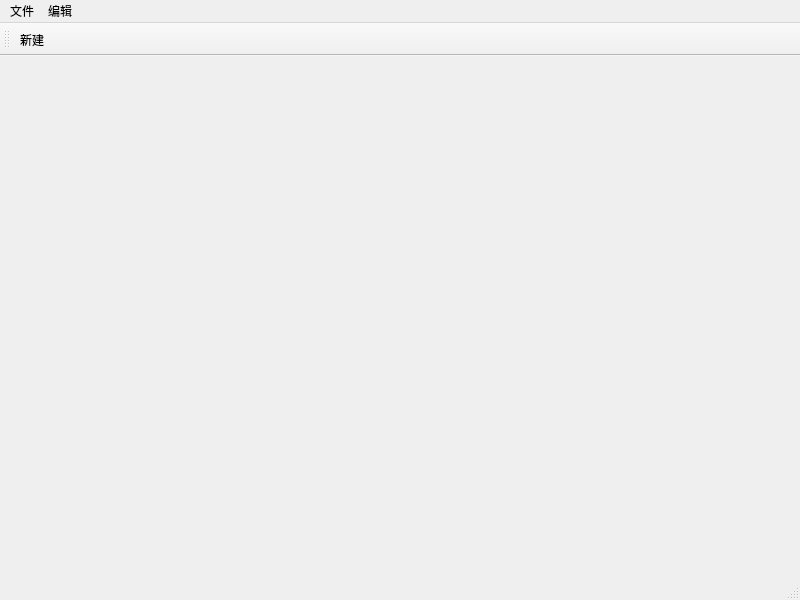
<?xml version="1.0" encoding="UTF-8"?>
<ui version="4.0">
 <class>MainWindow</class>
 <widget class="QMainWindow" name="MainWindow">
  <property name="geometry">
   <rect>
    <x>0</x>
    <y>0</y>
    <width>800</width>
    <height>600</height>
   </rect>
  </property>
  <property name="windowTitle">
   <string>MainWindow</string>
  </property>
  <widget class="QWidget" name="centralwidget"/>
  <widget class="QMenuBar" name="menubar">
   <property name="geometry">
    <rect>
     <x>0</x>
     <y>0</y>
     <width>800</width>
     <height>21</height>
    </rect>
   </property>
   <widget class="QMenu" name="menu">
    <property name="title">
     <string>文件</string>
    </property>
    <addaction name="actionnew"/>
   </widget>
   <widget class="QMenu" name="menu_2">
    <property name="title">
     <string>编辑</string>
    </property>
   </widget>
   <addaction name="menu"/>
   <addaction name="menu_2"/>
  </widget>
  <widget class="QStatusBar" name="statusbar"/>
  <widget class="QToolBar" name="toolBar">
   <property name="windowTitle">
    <string>toolBar</string>
   </property>
   <attribute name="toolBarArea">
    <enum>TopToolBarArea</enum>
   </attribute>
   <attribute name="toolBarBreak">
    <bool>false</bool>
   </attribute>
   <addaction name="actionnew"/>
  </widget>
  <action name="actionnew">
   <property name="text">
    <string>新建</string>
   </property>
  </action>
 </widget>
 <resources/>
 <connections/>
</ui>
